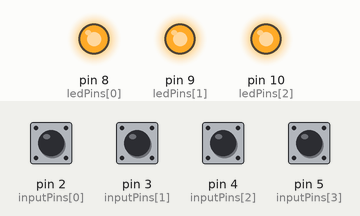
This sketch was run on a simulated Arduino Uno, built with avr-gcc and run on an emulated ATmega328P. Parts: output pins drawn as LEDs (lit = HIGH). The test bench sets the inputs (shaded band); at power-on: pin 2 (inputPins[0]), pin 3 (inputPins[1]), pin 4 (inputPins[2]), pin 5 (inputPins[3]) HIGH. What the sketch prints to the serial monitor is not drawn.

Above: at 1.2 s.
1.3 s: pin 2 (inputPins[0]) pulled LOW for 0.15 s
At 2.4 s:
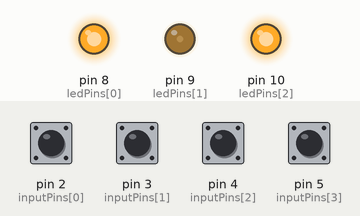
2.9 s: pin 3 (inputPins[1]) pulled LOW for 0.15 s
At 3.6 s:
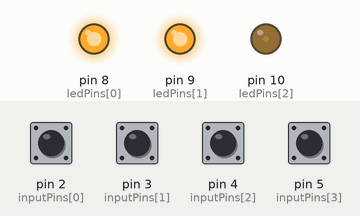
4.5 s: pin 4 (inputPins[2]) pulled LOW for 0.15 s
At 4.9 s:
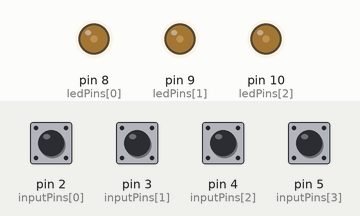
6.1 s: pin 5 (inputPins[3]) pulled LOW for 0.15 s
At 7.3 s:
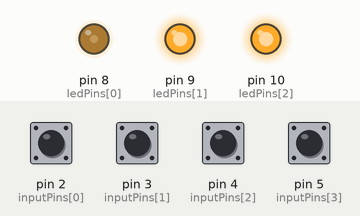
7.7 s: pin 2 (inputPins[0]) pulled LOW for 1 s
At 8.5 s:
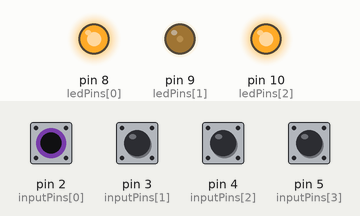
10.2 s: pin 3 (inputPins[1]) pulled LOW for 1 s
At 11.1 s:
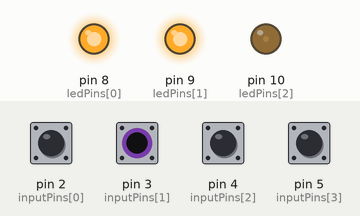
Timing chart, 0 to 13.2 s (numbered marks = the images above; inputs shaded):
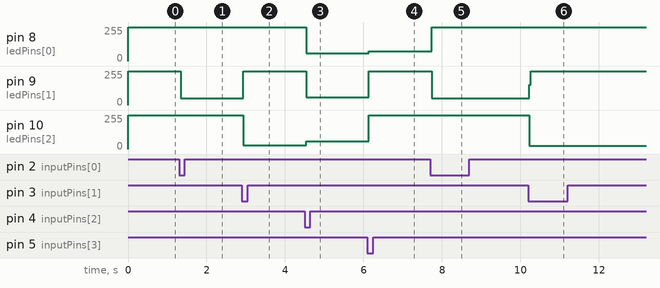

Measured:
- after the input at 1.3 s, pin 9 (ledPins[1]): 255/255 → 51/255 at once
- after the input at 2.9 s, pin 9 (ledPins[1]): 51/255 → 255/255 at once; pin 10 (ledPins[2]): 255/255 → 29/255 at once
- after the input at 4.5 s, pin 8 (ledPins[0]), pin 9 (ledPins[1]): 255/255 → 59/255 at once; pin 10 (ledPins[2]): 29/255 → 59/255 at once
- after the input at 6.1 s, pin 8 (ledPins[0]): 59/255 → 73/255 at once; pin 9 (ledPins[1]), pin 10 (ledPins[2]): 59/255 → 255/255 at once
- after the input at 7.7 s, pin 8 (ledPins[0]): 73/255 → 255/255 at once; pin 9 (ledPins[1]): 255/255 → 51/255 at once
- after the input at 10.2 s, pin 9 (ledPins[1]): 51/255 → 255/255 at once; pin 10 (ledPins[2]): 255/255 → 25/255 at once

The sketch:

arduino_sketch.ino
```cpp
int ledPins[] = {8, 9, 10};
int inputPins[] = {2, 3, 4, 5};
int numPins = 4;
int state = 4;
int val[] = {0, 0, 0, 0};

void setup() {
  for (int thisPin = 0; thisPin < numPins; thisPin++) {
    pinMode(ledPins[thisPin], OUTPUT);
    pinMode(inputPins[thisPin], INPUT);
    digitalWrite(inputPins[thisPin], HIGH);
  }
  Serial.begin(9600);
}

void loop(){

  if (Serial.available() == 2) {
    int byteOne = Serial.read();
    int byteTwo = Serial.read();
    if (byteOne == 82 && byteTwo != 87) { // Read is R (ASCII 82)
      Serial.print(state);
    } else if (byteOne == 87) { // Write is W (ASCII 87)
      if (byteTwo < 48 || byteTwo > 52) {
        Serial.print('E');
      } else {
        state = byteTwo - 48; // Converting ASCII to number (ASCII 48 is 0)
        lightState(state);
      }
    } else {
      Serial.print('E');
    }
  } else {
    for (int thisPin = 0; thisPin < numPins; thisPin++) {
      val[thisPin] = digitalRead(inputPins[thisPin]);
    }
    state = readState();
    lightState(state);
  }

}

int readState() {
  if (val[state]!=LOW) {
    for (int thisPin = 0; thisPin < numPins; thisPin++) {
      if (val[thisPin]==LOW) {
        Serial.print(thisPin);
        return(thisPin);
      }
    }
  }
  return(state);
}

void lightState(int state) {
    for (int thisPin = 0; thisPin < numPins-1; thisPin++) {
      if (ledPins[thisPin]!=state) {
        digitalWrite(ledPins[thisPin], HIGH);
      }
    }
    switch (state) {
      case 0:
        digitalWrite(ledPins[1], LOW);
        break;
      case 1:
        digitalWrite(ledPins[2], LOW);
        break;
      case 2:
        for (int thisPin = 0; thisPin < numPins-1; thisPin++) {
          digitalWrite(ledPins[thisPin], LOW);
        }
        break;
      case 3:
        digitalWrite(ledPins[0], LOW);
        break;
    }
}
```
